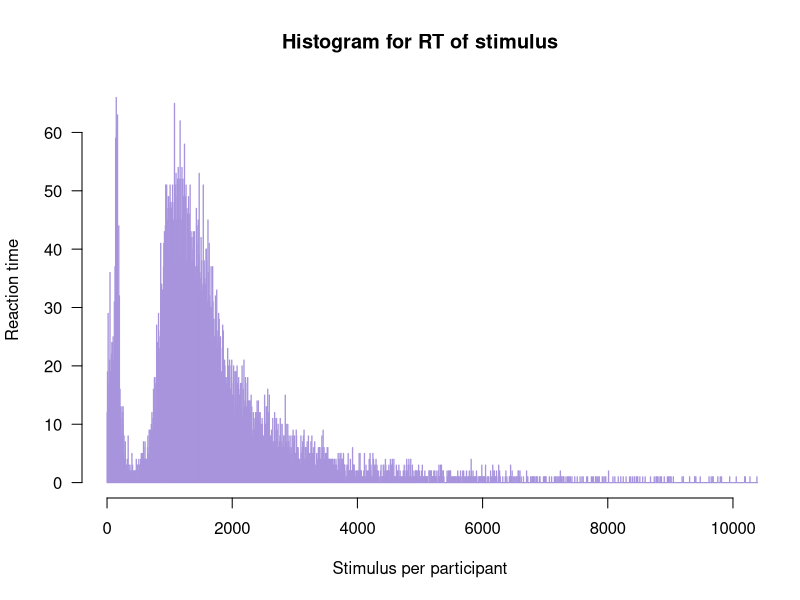

Write the R code that produced this figure.
library(readxl)
library(plyr)
setwd("C:/Users/Dell/Desktop/school/year2/semester b/reasearch_methods/ex9/reshearch-methods/ex9")
data=data.frame(read.csv("data_proc_qIAT.csv"))
colnames(data)[c(2,4,5,12)]<-c("Participant","Block","Block.total.order","Correct.Incorrect")

# part b
count_trials = count(data$Response.ID)
most_common = sort(table(count_trials$freq),decreasing=TRUE)[1]
most_common
most_common = 248
count_trials = count_trials[count_trials$freq==most_common,]
data <- data[data$Response.ID %in% count_trials$x,]

# part c
data<-data[(data$Correct.Incorrect== "X" | data$Correct.Incorrect == "C"),]
data$Correct.Incorrect = ifelse(data$Correct.Incorrect == "X",1,0)
error_perc=ddply(data, "Participant", summarise,
                 error_perc=mean(Correct.Incorrect, na.rm=TRUE))


# part d
hist(data$RT.of.stimulus, 
     main="Histogram for RT of stimulus", 
     xlab="Stimulus per participant", 
     ylab = "Reaction time",
     border="#a794dd",
     xlim = c(0,10000),
     col="light blue",
     las=1, 
     breaks=10000)

#part e
data["RT_clean"] <- data["RT.of.stimulus"]
data$RT_clean[which(data$RT_clean < 400 | data$RT_clean > 10000)] <- NA

#part f
percentage_from_RT = sum(is.na(data$RT_clean))/length(data$RT.of.stimulus)
percentage_from_RT

#part g
data$tooFast = ifelse(data$RT.of.stimulus < 300,1,0)
fast_perc=ddply(data, "Participant", summarise,
                fast_perc=mean(tooFast, na.rm=TRUE))

#gart h
data_to_analyze =ddply(data, c("Participant", "Block"), summarise,
                       usable_N=sum(!is.na(RT_clean)), 
                       mean_rt = mean(RT_clean, na.rm=TRUE), 
                       var_rt=((usable_N - 1)*var(RT_clean, na.rm = TRUE)/ usable_N))
data_to_analyze
#part i
data$Block
data_4_7 = data_to_analyze[(data_to_analyze$Block == 4 | data_to_analyze$Block == 7),]
data_5_8 = data_to_analyze[(data_to_analyze$Block == 5 | data_to_analyze$Block == 8),]
pooled_SD_4_7 = ddply(data_4_7, "Participant", summarise, pooled_sd = sqrt((sum(var_rt*usable_N)) / (sum(usable_N)-2)))
pooled_SD_5_8 = ddply(data_5_8, "Participant", summarise, pooled_sd = sqrt((sum(var_rt*usable_N)) / (sum(usable_N)-2)))

#part j
pooled_SD_5_8$IAT5_8 = (data_to_analyze$mean_rt[data_to_analyze$Block==8]-data_to_analyze$mean_rt[data_to_analyze$Block==5])/pooled_SD_5_8$pooled_sd
pooled_SD_4_7$IAT4_7 = (data_to_analyze$mean_rt[data_to_analyze$Block==7]-data_to_analyze$mean_rt[data_to_analyze$Block==4])/pooled_SD_4_7$pooled_sd

#part k
qIATscore_uncorrected = (pooled_SD_5_8$IAT5_8+pooled_SD_4_7$IAT4_7)/2
qIATscore_uncorrected

#parl l
data_agg_subjects = data.frame(error_perc,fast_perc$fast_perc,qIATscore_uncorrected)
colnames(data_agg_subjects)[3]<-"fast_perc"
data_agg_subjects

#part m
data_agg_subjects$condition = ddply(data, "Participant", summarise, cond = mean(as.integer(condition)))$cond
View(data_agg_subjects)

#part n
data_agg_subjects$qIATscore_corrected = data_agg_subjects$qIATscore_uncorrected
data_agg_subjects$qIATscore_corrected[data_agg_subjects$condition==1] = - data_agg_subjects$qIATscore_corrected[data_agg_subjects$condition==1]
View(data_agg_subjects)

